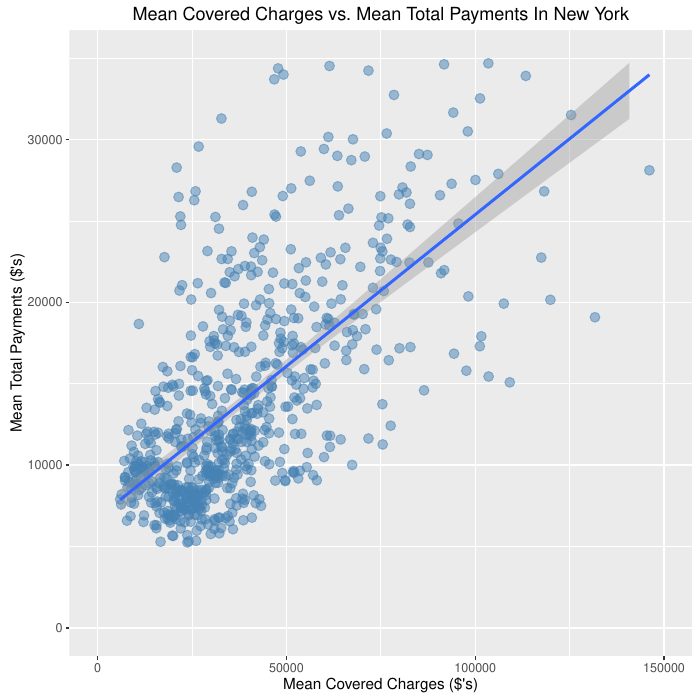

Recreate this plot in R.
library(ggplot2)

payments <- read.csv("payments.csv", stringsAsFactors = FALSE)

#transform currency columns to numeric (remove $  and ,)
payments$Average.Covered.Charges <- as.numeric(gsub("[$,]", "", payments$Average.Covered.Charges))
payments$Average.Total.Payments <- as.numeric(gsub("[$,]", "", payments$Average.Total.Payments))

#get data for NY city
ny <- subset(payments, Provider.City == "NEW YORK")

g <- ggplot(ny, aes(Average.Covered.Charges, Average.Total.Payments)) +
    xlim(0, 150000) + ylim(0, 35000) +
    geom_point(color = "steelblue", size = 3, alpha = 1/2) +
    geom_smooth(method = "lm") +
    xlab("Mean Covered Charges ($'s)") +
    ylab("Mean Total Payments ($'s)") +
    ggtitle("Mean Covered Charges vs. Mean Total Payments In New York")

ggsave("plot1.pdf", plot = g)
